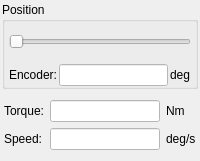
        <widget class="QWidget" name="pagePositionDirect">
         <layout class="QVBoxLayout" name="verticalLayout_4">
          <property name="spacing">
           <number>2</number>
          </property>
          <property name="leftMargin">
           <number>2</number>
          </property>
          <property name="topMargin">
           <number>2</number>
          </property>
          <property name="rightMargin">
           <number>2</number>
          </property>
          <property name="bottomMargin">
           <number>2</number>
          </property>
          <item>
           <widget class="QGroupBox" name="groupBox_5">
            <property name="title">
             <string>Position</string>
            </property>
            <layout class="QVBoxLayout" name="verticalLayout_6">
             <property name="spacing">
              <number>2</number>
             </property>
             <property name="leftMargin">
              <number>4</number>
             </property>
             <property name="topMargin">
              <number>0</number>
             </property>
             <property name="rightMargin">
              <number>4</number>
             </property>
             <property name="bottomMargin">
              <number>0</number>
             </property>
             <item>
              <widget class="SliderWithTarget" name="sliderDirectPosition">
               <property name="minimumSize">
                <size>
                 <width>0</width>
                 <height>40</height>
                </size>
               </property>
               <property name="mouseTracking">
                <bool>false</bool>
               </property>
               <property name="styleSheet">
                <string notr="true">margin-top:10px;

</string>
               </property>
               <property name="orientation">
                <enum>Qt::Horizontal</enum>
               </property>
              </widget>
             </item>
             <item>
              <widget class="QWidget" name="widget_8" native="true">
               <layout class="QHBoxLayout" name="horizontalLayout_8">
                <property name="spacing">
                 <number>2</number>
                </property>
                <property name="leftMargin">
                 <number>0</number>
                </property>
                <property name="topMargin">
                 <number>0</number>
                </property>
                <property name="rightMargin">
                 <number>0</number>
                </property>
                <property name="bottomMargin">
                 <number>0</number>
                </property>
                <item>
                 <widget class="QLabel" name="label_11">
                  <property name="text">
                   <string>Encoder:</string>
                  </property>
                 </widget>
                </item>
                <item>
                 <widget class="QLineEdit" name="editPositionDirCurrentPos">
                  <property name="styleSheet">
                   <string notr="true">background-color: rgb(255, 255, 255);</string>
                  </property>
                  <property name="readOnly">
                   <bool>true</bool>
                  </property>
                 </widget>
                </item>
                <item>
                 <widget class="QLabel" name="label_12">
                  <property name="text">
                   <string>deg</string>
                  </property>
                 </widget>
                </item>
               </layout>
              </widget>
             </item>
            </layout>
           </widget>
          </item>
          <item>
           <widget class="QWidget" name="widget_9" native="true">
            <layout class="QGridLayout" name="gridLayout_4">
             <property name="leftMargin">
              <number>2</number>
             </property>
             <property name="rightMargin">
              <number>2</number>
             </property>
             <item row="0" column="0">
              <widget class="QLabel" name="label_9">
               <property name="text">
                <string>Torque:</string>
               </property>
              </widget>
             </item>
             <item row="0" column="1">
              <widget class="QLineEdit" name="editPositionDirTorque">
               <property name="maximumSize">
                <size>
                 <width>16777215</width>
                 <height>16777215</height>
                </size>
               </property>
               <property name="styleSheet">
                <string notr="true">background-color: rgb(255, 255, 255);</string>
               </property>
               <property name="readOnly">
                <bool>true</bool>
               </property>
              </widget>
             </item>
             <item row="0" column="2">
              <widget class="QLabel" name="label_10">
               <property name="text">
                <string>Nm</string>
               </property>
              </widget>
             </item>
             <item row="1" column="0">
              <widget class="QLabel" name="labelSpeed4">
               <property name="text">
                <string>Speed:</string>
               </property>
              </widget>
             </item>
             <item row="1" column="1">
              <widget class="QLineEdit" name="editPositionDirSpeed">
               <property name="maximumSize">
                <size>
                 <width>16777215</width>
                 <height>16777215</height>
                </size>
               </property>
               <property name="styleSheet">
                <string notr="true">background-color: rgb(255, 255, 255);</string>
               </property>
               <property name="readOnly">
                <bool>true</bool>
               </property>
              </widget>
             </item>
             <item row="1" column="2">
              <widget class="QLabel" name="labelSpeed5">
               <property name="text">
                <string>deg/s</string>
               </property>
              </widget>
             </item>
            </layout>
           </widget>
          </item>
         </layout>
         <zorder>widget_9</zorder>
         <zorder>groupBox_5</zorder>
        </widget>
